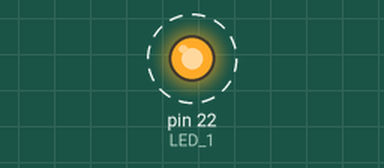
Bench run of a sketch on a simulated Arduino Mega 2560, built with avr-gcc and run on an emulated ATmega2560. Parts: output pins drawn as LEDs (lit = HIGH). Dashed ring = blinking.

Above: at 0.5 s.
Timing chart, 0 to 4.6 s (numbered marks = the images above):
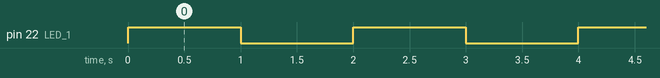

Measured:
- by itself, pin 22 (LED_1): alternates HIGH for 1.0 s and LOW for 1.0 s

The sketch:

LED_Blink.ino
```cpp
/* Author : Mr.KRITTINUNT CHOBTRONG */

#define LED_1     22

void setup() {
  // put your setup code here, to run once:
  pinMode(LED_1, OUTPUT);
}

void loop() {
  // put your main code here, to run repeatedly:
  digitalWrite(LED_1, HIGH);
  delay(1000);
  digitalWrite(LED_1, LOW);
  delay(1000);
}
```
